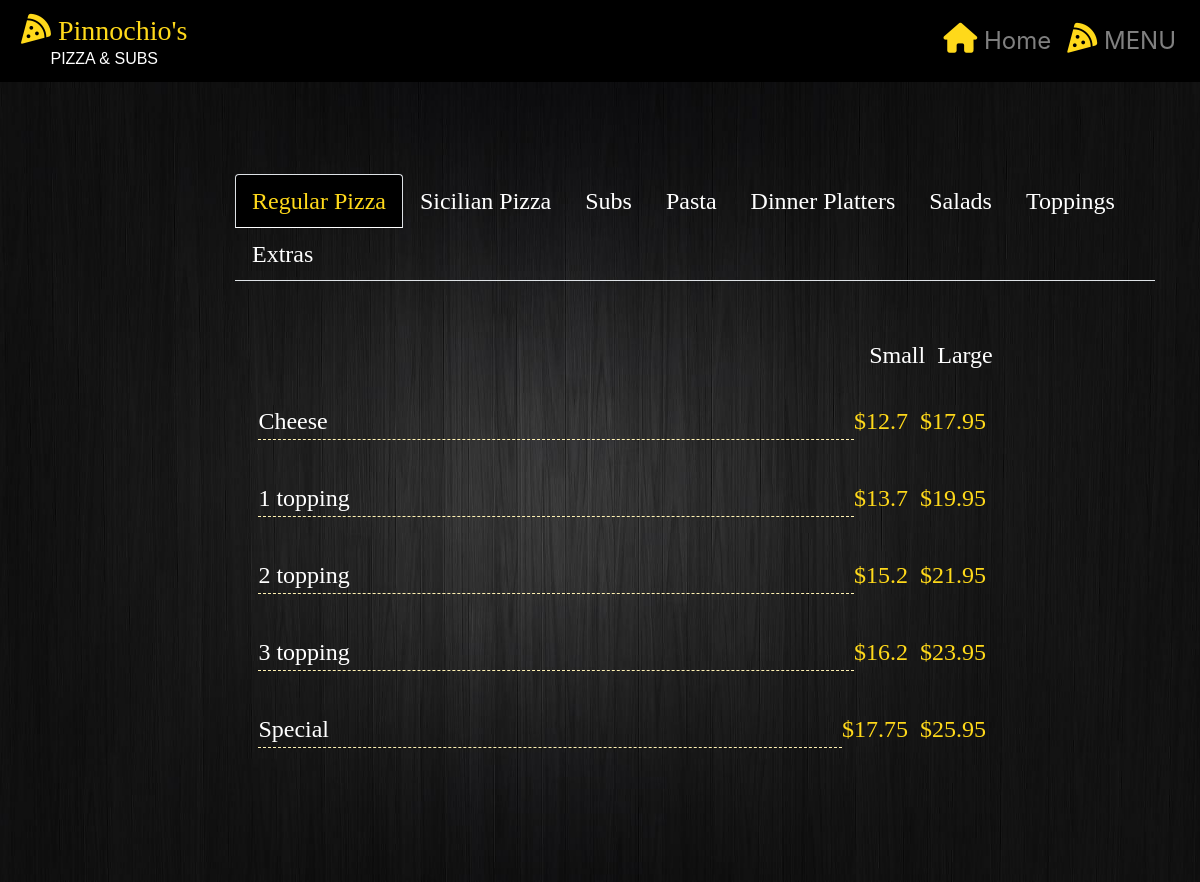
The page /menu on the database its author committed.
### pizza_app/models.py (models this page shows, shortened)
class Type(models.Model):
    name =          models.CharField(max_length=64)
    extras =        models.BooleanField(default=False)
    def __str__(self):
        return f"{self.name}"

class Meal(models.Model):
    name =              models.CharField(max_length=64)
    type =              models.ForeignKey(Type, on_delete=models.CASCADE, related_name="meals")
    small_price =       models.FloatField(default=0)
    large_price =       models.FloatField(default=0)
    toppings =          models.IntegerField(default=0)

### pizza_app/views.py (the view)
# urls.py: path("menu", views.menu, name="menu"),
def menu(request):
    context = {
        "user":request.user,
        "types": Type.objects.all(),
        "meals": Meal.objects.all(),
        "alltoppings": Topping.objects.all(),
        "extras": Extra.objects.all()
    }
    return render(request, "pizza_templates/menu.html", context)

### pizza_app/models.py (called while the page is built)
    def __str__(self):
        return f"{self.name}"

    def __str__(self):
        return f"{self.name}"

### pizza_app/templates/pizza_templates/menu.html (shortened to what this page needs)
{% extends "pizza_templates/base.html" %}
{% load static %}
{% block body %}
        <div class="background_menu">
            <div class="container card-container">
                <div class="row">
                    <div class="col"></div>
                    <div class="col-lg-10">
                    <div class="menu">
                        <ul class="nav nav-tabs" role="tablist">
                            {% for type in types%}
                            {% if forloop.counter == 1 %}
                            <li class="nav-item">
                                <a class="nav-link active" data-toggle="tab" href="#tab-{{type.id}}">{{type}}</a>
                            </li>
                            {% endif %}
                            {%endfor%}
                            {% for type in types%}
                            {% if forloop.counter != 1 %}
                            <li class="nav-item">
                                 <a class="nav-link" data-toggle="tab" href="#tab-{{type.id}}">{{type}}</a>
                            </li>
                            {% endif %}
                            {%endfor%}
                            <li class="nav-item">
                              <a class="nav-link" data-toggle="tab" href="#tab-toppings">Toppings</a>
                            </li>
                            <li class="nav-item">
                              <a class="nav-link" data-toggle="tab" href="#tab-extras">Extras</a>
                            </li>
                        </ul>
                        <div class="tab-content">
                        {% for type in types%}
                            {% if forloop.counter == 1 %}
                            <div id='tab-{{type.id}}' class="tab-pane fade in active show">
                            {%endif%}
                            <div class="row row-price-title">
                                <div class="col"></div>
                                <div class="col-xsm-1 meal-price-title">Small</div>
                                <div class="col-xsm-1 meal-price-title"> &nbsp; Large</div>
                                <div class="col-sm-2"></div>
                            </div>
                                {% for meal in meals%}
                                    {% if meal.type == type%}
                                <div class="meal">
                                    <div class="row">
                                        <div class="col meal-name nopadding">{{meal.name}}</div>
                                        {% if meal.small_price != 0%}
                                        <div class="col-xsm-1 meal-price">${{meal.small_price}}</div>
                                        {% else %}
                                        <div class="col-xsm-1 meal-price">____  &nbsp; </div>
                                        {% endif%}
                                        {% if meal.large_price != 0%}
                                        <div class="col-xsm-1 meal-price"> &nbsp; ${{meal.large_price}}</div>
                                        {% else %}
                                        <div class="col-xsm-1 meal-price">____  &nbsp;</div>
                                        {% endif%}
                                        <div class="col-sm-2 order">
                                        </div>
                                    </div>
                                </div>
                                    {%endif%}
                                {%endfor%}
                            </div>
                        {%endfor%}
                    </div>
                    <div class="col"></div>
             </div>
            </div>
        </div>
{% endblock %}

### pizza_app/static/pizza_static/styles.css (style rules this page uses)
html,body { height: 100%; margin: 0; padding-right: 0px !important; }
.nopadding { padding: 0 !important; margin: 0 !important; }
.background_menu { background-image: url("bg2.jpg"); }
.background , .background_menu { min-height: 100%; width: 100%; background-position: center; background-repeat: no-repeat; background-size: cover; position: relative; }
.nav-link { font-size:large; }
.menu { margin-top:10%; font-family: Goody; font-style: bold; font-size: x-large; }
.tab-content { padding: 2%; padding-top: 5%; padding-bottom: 5%; }
.nav-item > .nav-link.active { background-color: black; color: #ffd91a; }
.nav-item .nav-link { color: white; font-size: x-large; }
.meal-name, .tab-pane { color:white; }
.meal, .meal .row, .row-price-title { padding: 10px; }
.meal .row .col, .row-price-title .col { font-size: large; }
.meal-name { float: left; border-bottom-color:#fff2b3; border-bottom-style: dashed; border-bottom-width: 1px; font-size: x-large !important; }
.meal-price { color: #ffd91a; text-align: right; }
.meal-price-title { color: white; text-align: right; }

### rows shown on the page
Type: name "Regular Pizza"
Type: name "Sicilian Pizza"
Type: name "Subs"
Type: name "Pasta"
Type: name "Dinner Platters"
Type: name "Salads"
Meal: name "Cheese", small_price "12.7", large_price "17.95"
Meal: name "1 topping", small_price "13.7", large_price "19.95"
Meal: name "2 topping", small_price "15.2", large_price "21.95"
Meal: name "3 topping", small_price "16.2", large_price "23.95"
Meal: name "Special", small_price "17.75", large_price "25.95"
